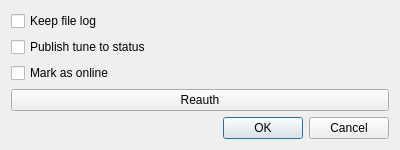
<?xml version="1.0" encoding="UTF-8"?>
<ui version="4.0">
 <class>AccountConfigDialog</class>
 <widget class="QDialog" name="AccountConfigDialog">
  <property name="geometry">
   <rect>
    <x>0</x>
    <y>0</y>
    <width>400</width>
    <height>149</height>
   </rect>
  </property>
  <property name="windowTitle">
   <string>Account configuration</string>
  </property>
  <layout class="QVBoxLayout" name="verticalLayout">
   <item>
    <widget class="QCheckBox" name="KeepFileLog_">
     <property name="text">
      <string>Keep file log</string>
     </property>
    </widget>
   </item>
   <item>
    <widget class="QCheckBox" name="PublishTune_">
     <property name="text">
      <string>Publish tune to status</string>
     </property>
    </widget>
   </item>
   <item>
    <widget class="QCheckBox" name="MarkAsOnline_">
     <property name="text">
      <string>Mark as online</string>
     </property>
    </widget>
   </item>
   <item>
    <widget class="QPushButton" name="Reauth_">
     <property name="text">
      <string>Reauth</string>
     </property>
    </widget>
   </item>
   <item>
    <spacer name="verticalSpacer">
     <property name="orientation">
      <enum>Qt::Vertical</enum>
     </property>
     <property name="sizeHint" stdset="0">
      <size>
       <width>20</width>
       <height>6</height>
      </size>
     </property>
    </spacer>
   </item>
   <item>
    <widget class="QDialogButtonBox" name="buttonBox">
     <property name="orientation">
      <enum>Qt::Horizontal</enum>
     </property>
     <property name="standardButtons">
      <set>QDialogButtonBox::Cancel|QDialogButtonBox::Ok</set>
     </property>
    </widget>
   </item>
  </layout>
 </widget>
 <resources/>
 <connections>
  <connection>
   <sender>buttonBox</sender>
   <signal>accepted()</signal>
   <receiver>AccountConfigDialog</receiver>
   <slot>accept()</slot>
   <hints>
    <hint type="sourcelabel">
     <x>248</x>
     <y>254</y>
    </hint>
    <hint type="destinationlabel">
     <x>157</x>
     <y>274</y>
    </hint>
   </hints>
  </connection>
  <connection>
   <sender>buttonBox</sender>
   <signal>rejected()</signal>
   <receiver>AccountConfigDialog</receiver>
   <slot>reject()</slot>
   <hints>
    <hint type="sourcelabel">
     <x>316</x>
     <y>260</y>
    </hint>
    <hint type="destinationlabel">
     <x>286</x>
     <y>274</y>
    </hint>
   </hints>
  </connection>
 </connections>
</ui>
